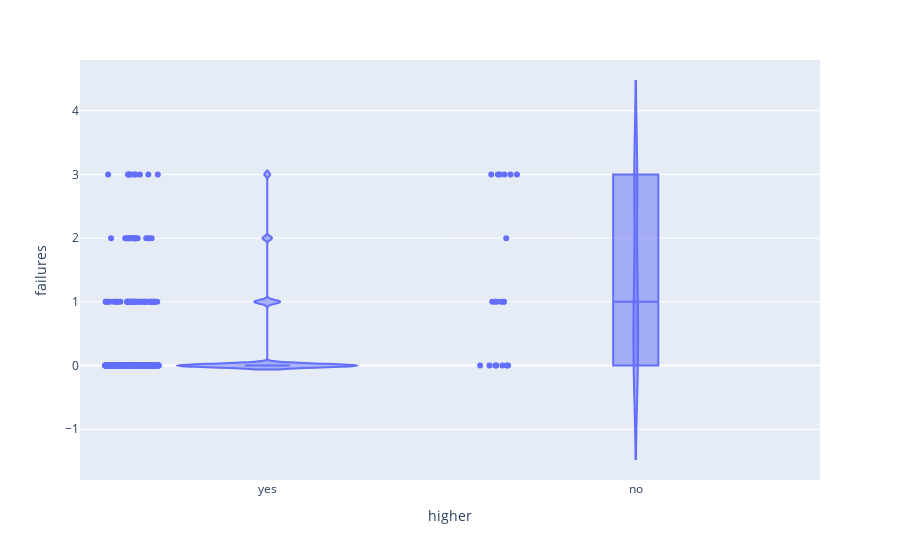

Notebook source saved alongside this figure:
### Code cell
import plotly.express as px
fig = px.violin(student, y="failures", x="higher", box=True, points="all")
fig.show()

### Figure 1 — Plotly figure (JSON) as saved in the notebook; plotly's stock layout.template omitted (floating-point values rounded to 4 significant figures; data arrays with more than 128 entries replaced by an {"elided": "..."} marker saying what was removed)
{"data": [{"alignmentgroup": "True", "box": {"visible": true}, "hovertemplate": "higher=%{x}<br>failures=%{y}<extra></extra>", "legendgroup": "", "marker": {"color": "#636efa"}, "name": "", "offsetgroup": "", "orientation": "v", "points": "all", "scalegroup": "True", "showlegend": false, "type": "violin", "x": {"elided": "395 str values"}, "x0": " ", "xaxis": "x", "y": {"elided": "395 int values"}, "y0": " ", "yaxis": "y"}], "layout": {"legend": {"tracegroupgap": 0}, "margin": {"t": 60}, "violinmode": "group", "xaxis": {"anchor": "y", "domain": [0, 1], "title": {"text": "higher"}}, "yaxis": {"anchor": "x", "domain": [0, 1], "title": {"text": "failures"}}}}
